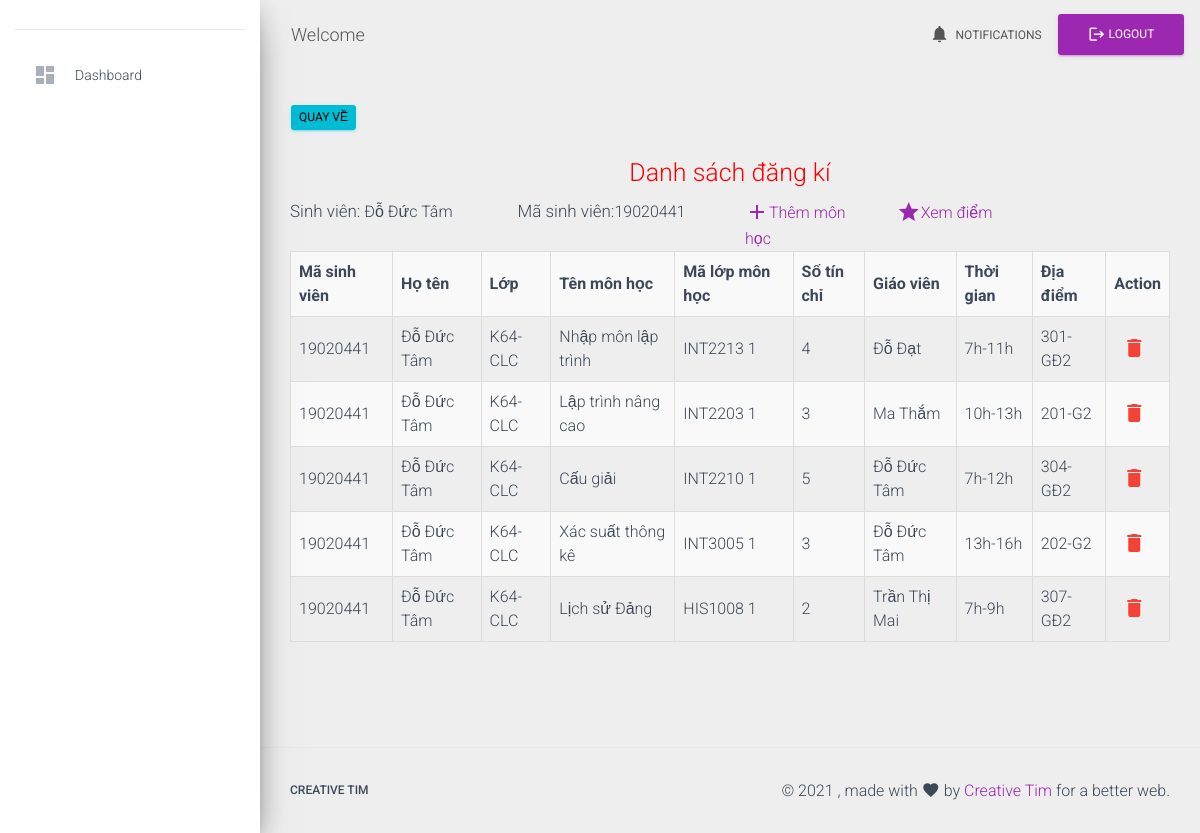
The app's page /queryOnRegister.php?type=view&for=19020441 with its own data.
### tables this page shows
CREATE TABLE `students` (
  `id` int(11) NOT NULL,
  `fullName` varchar(50) NOT NULL,
  `classId` int(11) NOT NULL,
  `contactNumber` varchar(11) NOT NULL,
  `dob` date NOT NULL
);

CREATE TABLE `courses` (
  `id` int(11) NOT NULL,
  `credit` int(11) NOT NULL,
  `startTime` varchar(5) NOT NULL,
  `endTime` varchar(5) NOT NULL,
  `place` varchar(11) NOT NULL,
  `courseCode` varchar(15) NOT NULL,
  `courseName` varchar(50) NOT NULL,
  `courseClassCode` varchar(20) NOT NULL,
  `maxStudent` int(11) NOT NULL,
  `teacherId` int(11) NOT NULL
);

### module/register/registerQuery.php (called while the page is built, shortened)
<?php
require_once './connection.php';
require_once 'function/functions.php';
if (isset($_GET['for'])) {
    $id = $_GET['for'];
    $type = $_GET['type'];
    switch ($type) {
        case "view":
            $dataRegis = getDataRegister($id);
            break;
    }
}
function getDataRegister($id, $position="")
{
    $queryStudent = selectElementFrom('students', '*', "id='$id'");
    $getStudent = $queryStudent->fetch_assoc();
    $dataRegis = array();
    $selectRegis = selectElementFrom("registers", "*", "studentId = '$id'");
    while ($row = $selectRegis->fetch_assoc()) {
        $registeredCourses = selectElementFrom("courses", "`credit`, `courseName`,
                        `courseClassCode`, startTime, endTime, place, `teacherId`", "`id` = '$row[courseId]'")
            ->fetch_all();
        for ($j = 0; $j < count($registeredCourses); $j++) {
            $courseClassCode = $registeredCourses[$j][2];
            $credit = $registeredCourses[$j][0];
            $courseName = $registeredCourses[$j][1];
            $time = $registeredCourses[$j][3] . "-" . $registeredCourses[$j][4];
            $place = $registeredCourses[$j][5];
            $idTeacher = $registeredCourses[$j][6];
            $teacher = selectElementFrom("teachers", "fullName", "id = '$idTeacher'")
                ->fetch_assoc()['fullName'];
            $queryClass = selectElementFrom('classes', "*", "id='$getStudent[classId]'");
            $getClass = $queryClass->fetch_assoc();
            $courseId = $row['courseId'];
            if ($position == "") {
                $queryAction = getActionForm('queryOnRegister.php?', "$row[studentId]", false, true,
                    "$courseId", false);
            } else {
                $queryAction = getActionForm("queryOnRegister.php?combine=$position", "$row[studentId]", false, true,
                    "$courseId", false, false, "", "combine");
            }
            $dataRegis[] = [
                "studentId" => "$getStudent[id]",
                "fullName" => "$getStudent[fullName]",
                "className" => "$getClass[className]",
                "courseName" => "$courseName",
                "courseClassCode" => "$courseClassCode",
                "credit" => "$credit",
                "teacher" => "$teacher",
                "time" => "$time",
                "place" => "$place",
                "queryAction" => "$queryAction",
            ];
        }
    }
    return $dataRegis;
}

### module/register/view.php (the view, shortened to what this page needs)
<div style="text-align: center; color: red; font-weight: 800">
    <h3>Danh sách đăng kí</h3>
</div>
<div class="row">
    <div class="col-sm-3">
        <h5 style="display: inline-block">Sinh viên: </h5> <?= isset($getStudent['fullName']) ? $getStudent['fullName'] : "" ?>
    </div>
    <div class="col-sm-3">
        <h5 style="display: inline-block">Mã sinh viên: </h5><?= isset($getStudent['id']) ? $getStudent['id'] : ""  ?>
    </div>
    <div  class="col-sm-2">
        <a href="registerCourses.php?type=add&for=<?=$id?>"><i class='material-icons' style="margin-bottom: 3px">add</i>Thêm môn học</a></button>
    </div>
    <div  class="col-sm-2">
        <a href="queryOnStudentGrade.php?for=<?=$id?>"><i class='material-icons' style="margin-bottom: 3px">grade</i>Xem điểm</a></button>
    </div>
</div>
<?php
if (count($dataRegis) <= 0) {
    echo "Bạn chưa đăng ký môn học";
} else {
    ?>
    <table class='table table-striped table-bordered table-hover'>
        <tr>
            <th>Mã sinh viên</th>
            <th>Họ tên</th>
            <th>Lớp</th>
            <th>Tên môn học</th>
            <th>Mã lớp môn học</th>
            <th>Số tín chỉ</th>
            <th>Giáo viên</th>
            <th>Thời gian</th>
            <th>Địa điểm</th>
            <th>Action</th>
        </tr>
        <?php
    foreach ($dataRegis as $row) {
        echo "<tr>
        <td>$row[studentId]</td>
        <td>$row[fullName]</td>
        <td>$row[className]</td>
        <td>$row[courseName]</td>
        <td>$row[courseClassCode]</td>
        <td>$row[credit]</td>
        <td>$row[teacher]</td>
        <td>$row[time]</td>
        <td>$row[place]</td>
        <td>$row[queryAction]</td>
    </tr>";
        }
    }
?>
</table>

### function/functions.php (shortened to what this page needs)
<?php
function getActionForm($originLink, $id, $edit = true, $delete = true, $deletedElement = "", $regis = false, $addCourse = false, $studentId = "", $combine="")
{
    $res = "<ul style='display: flex'>";
    if ($delete) {
        if ($deletedElement == '') {
            $url = "$originLink?type=delete&for=$id";
        } else if ($deletedElement != ''){
            $url = "$originLink?type=delete&for=$id&ele=$deletedElement";
        }
        $res .= '<li class="item" onClick="confirmDelete(\'' . $url . '\')" id="delete_item">
                <i class="material-icons text-danger" style="cursor: pointer; padding: 0.25rem 0.5rem">delete</i>
                </li>';
    }
    $res .= "</ul>";
    return $res;
}
function selectElementFrom($table, $element = '*', $condition = "1")
{
    global $conn;
    $sqlSelect = "SELECT $element FROM $table WHERE $condition";
    $query = $conn->query($sqlSelect);
    return $query;
}
        ?>

### assets/css/styleQueryForm.css (style rules this page uses)
.item { list-style: none; display: inline-block; }

### records on screen
students: fullName "Đỗ Đức Tâm", id "19020441"
courses: row "19020441", row "Đỗ Đức Tâm", row "K64-CLC", courseName "Nhập môn lập trình", courseClassCode "INT2213 1", credit "4", row "Đỗ Đạt", row "7h-11h", place "301-GĐ2"
courses: row "19020441", row "Đỗ Đức Tâm", row "K64-CLC", courseName "Lập trình nâng cao", courseClassCode "INT2203 1", credit "3", row "Ma Thắm", row "10h-13h", place "201-G2"
courses: row "19020441", row "Đỗ Đức Tâm", row "K64-CLC", courseName "Cấu giải", courseClassCode "INT2210 1", credit "5", row "7h-12h", place "304-GĐ2"
courses: row "19020441", row "Đỗ Đức Tâm", row "K64-CLC", courseName "Xác suất thông kê", courseClassCode "INT3005 1", credit "3", row "13h-16h", place "202-G2"
courses: row "19020441", row "Đỗ Đức Tâm", row "K64-CLC", courseName "Lịch sử Đảng", courseClassCode "HIS1008 1", credit "2", row "Trần Thị Mai", row "7h-9h", place "307-GĐ2"
